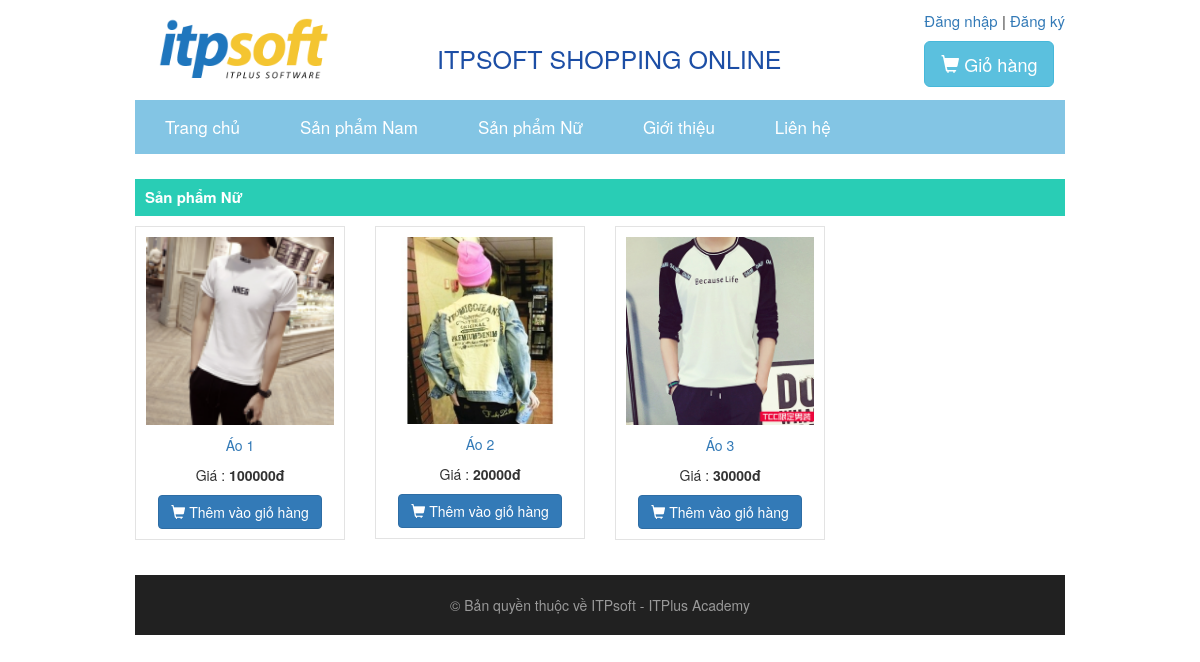
/?controller=pages&action=femaleProducts, run on the app's committed database.
### tables this page shows
CREATE TABLE `products` (
  `id` int(10) unsigned NOT NULL AUTO_INCREMENT,
  `name` varchar(255) DEFAULT NULL,
  `description` text,
  `price` float DEFAULT NULL,
  `menu_id` int(10) unsigned DEFAULT NULL,
  `image` varchar(255) DEFAULT NULL,
  PRIMARY KEY (`id`),
  KEY `FK_Menu_Product` (`menu_id`),
  CONSTRAINT `FK_Menu_Product` FOREIGN KEY (`menu_id`) REFERENCES `menus` (`id`) ON DELETE CASCADE ON UPDATE CASCADE
);

### controllers/pages.controller.php (called while the page is built, shortened)
<?php
require_once "repositories/ProductsRepository.php";
class PagesController
{
    private $menuRepository;
    private $productRepository;
    public function __construct(MenuRepository $menuRepository)
    {
        $this->menuRepository = $menuRepository;
    }
    protected function setProductRepository()
    {
        $config = require "config.php";
        $pdo = Connection::make($config['database']);
        $this->productRepository = new ProductRepository($pdo);
    }
    public function femaleProducts()
    {
        $femaleProductId = $this->menuRepository->findBy("name", "SANPHAMNU")->id;
        $femaleProducts = $this->productRepository->findBy("menu_id", $femaleProductId);
        require "views/pages/female_products.view.php";
    }
}

### index.php (called while the page is built, shortened)
<?php
require "routes.php";

### repositories/MenuRepository.php (called while the page is built, shortened)
<?php
class MenuRepository implements RepositoryInterface
{
    private $pdo;
    public function __construct(PDO $pdo)
    {
        $this->pdo = $pdo;
    }
    public function findBy($attribute, $value)
    {
        $value = is_string($value) ? "'" . $value . "'" : $value;
        $statement = $this->pdo->prepare("Select * from menus where $attribute = $value");
        $statement->execute();
        $menus = $statement->fetchAll(PDO::FETCH_CLASS, 'Menu');
        return count($menus) == 1 ? $menus[0] : $menus;
    }
}

### repositories/ProductsRepository.php (called while the page is built, shortened)
<?php
class ProductRepository implements RepositoryInterface
{
    private $pdo;
    public function __construct(PDO $pdo)
    {
        $this->pdo = $pdo;
    }
    public function findBy($attribute, $value, $type = Constants::STRING)
    {
        $value = $type == Constants::STRING ? "'" . $value . "'" : $value;
        $statement = $this->pdo->prepare("Select * from products where $attribute = $value");
        $statement->execute();
        $products = $statement->fetchAll(PDO::FETCH_CLASS, 'Product');
        return count($products) == 1 ? $products[0] : $products;
    }
}

### shared/Helpers.php (called while the page is built, shortened)
<?php
function route($controller="pages", $action = "home", $role=""){
    return ($role == "admin" ? "?role=admin&" : "?") . "controller=$controller&action=$action";
}

### views/pages/female_products.view.php (the view)
<?php require "views/partials/head.view.php"?>
<section>
    <div class="form-group">
        <h2 class="type_title">Sản phẩm Nữ</h2>
        <div class="row">
            <?php foreach ($femaleProducts as $femaleProduct):?>
                <div class="col-md-3">
                    <div class="box">
                        <a href="<?=route("pages", "showProduct&id=" . $femaleProduct->id)?>"><img src="uploads/<?=$femaleProduct->image?>"></a>
                        <p><a href="<?=route("pages", "showProduct&id=" . $femaleProduct->id)?>"><?=$femaleProduct->name?></a></p>
                        <p>Giá : <span class="price"><?=$femaleProduct->price?>đ</span></p>
                        <a class="btn btn-primary" href="<?=route("orders", "insertShoppingCartItem&id=" . $femaleProduct->id)?>"> <span class="glyphicon glyphicon-shopping-cart"></span> Thêm vào giỏ hàng</a>
                    </div>
                </div>
            <?php endforeach;?>
        </div>
    </div>
</section>
<?php require "views/partials/footer.view.php"?>

### views/css/site.css (style rules this page uses)
ul, body { margin: 0; padding: 0; }
.box { text-align: center; border: 1px solid #e3e3e3; padding: 10px; box-sizing: border-box; margin-bottom: 20px; }
.box img { width: 100%; margin-bottom: 10px; }
.box .price { font-weight: bold; }
.type_title { background-color: #29CDB5; padding: 10px; font-size: 15px; font-weight: bold; color: white; }

### data on the page
products: image (picture), name "Áo 1", price "100000"
products: image (picture), name "Áo 2", price "20000"
products: image (picture), name "Áo 3", price "30000"
